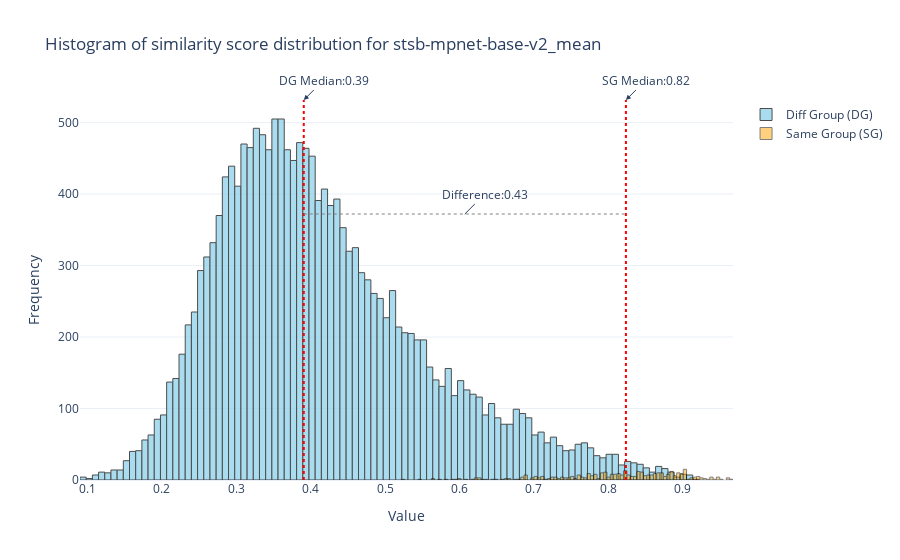
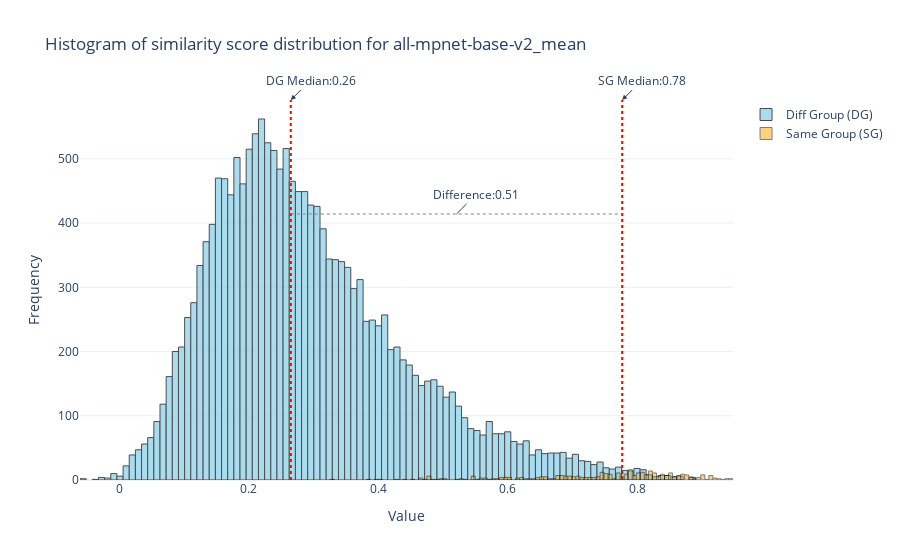

Notebook source saved alongside these figures, in order:
### Code cell
xls = pd.ExcelFile(INPUT_SIMILARITY_SCORE_PATH)
sheet_names = xls.sheet_names

for sheet in sheet_names:
    cosine_sim_df = pd.read_excel(INPUT_SIMILARITY_SCORE_PATH, sheet_name=sheet)

    EMBEDDING_MODEL: str = sheet.split("_")[0]
    SIMILARITY_METRIC: str = sheet.split("_")[1]

    all_col_minus_pagetitle = cosine_sim_df.columns[1:].tolist()
    cosine_melt = pd.melt(
        cosine_sim_df,
        id_vars=cosine_sim_df.columns[0],
        value_vars=all_col_minus_pagetitle,
    )
    cosine_melt = cosine_melt.rename(columns={cosine_melt.columns[0]: "Page Title"})
    cosine_melt["Pair"] = cosine_melt.apply(
        lambda x: {x["Page Title"], x["variable"]}, axis=1
    )
    cosine_melt.drop_duplicates("Pair", inplace=True)
    cosine_melt = cosine_melt.rename(
        columns={"Page Title": "Page Title 1", "variable": "Page Title 2"}
    )

    # Get ground truth for both 'Page Title 1' and 'Page Title 2'
    cosine_melt_ground_truth = pd.merge(
        cosine_melt,
        ground_truth,
        how="inner",
        left_on="Page Title 1",
        right_on="Page Title",
    )

    cosine_melt_ground_truth = pd.merge(
        cosine_melt_ground_truth,
        ground_truth,
        how="inner",
        left_on="Page Title 2",
        right_on="Page Title",
        suffixes=("_1", "_2"),
    )

    # Drop self match
    cosine_melt_ground_truth = cosine_melt_ground_truth[
        cosine_melt_ground_truth["Pair"].apply(lambda x: len(x) != 1)
    ]

    # Split data into cosine pairwise comparisons within the same groundtruth community
    same_group_cosine = cosine_melt_ground_truth[
        cosine_melt_ground_truth["Combine Group ID_1"]
        == cosine_melt_ground_truth["Combine Group ID_2"]
    ]

    # Split data into cosine pairwise comparisons within the diff groundtruth community
    diff_group_cosine = cosine_melt_ground_truth[
        cosine_melt_ground_truth["Combine Group ID_1"]
        != cosine_melt_ground_truth["Combine Group ID_2"]
    ]

    # Get median of both groups
    same_group_median = np.median(same_group_cosine["value"])
    diff_group_median = np.median(diff_group_cosine["value"])

    # Plot histogram
    plot_histogram(same_group_median, diff_group_median)

    # Save results
    model_results = {
        "model": [EMBEDDING_MODEL],
        "similarity_method": [SIMILARITY_METRIC],
        "diff_grp_median": [diff_group_median],
        "same_grp_median": [same_group_median],
        "median difference": [same_group_median - diff_group_median],
    }
    model_results_df = pd.DataFrame(model_results)

    results_filepath = r"..\artifacts\outputs\median_comparison_summary2.csv"

    if os.path.exists(results_filepath):
        results_df = pd.read_csv(results_filepath)
        results_df = pd.concat([results_df, model_results_df])
    else:
        results_df = pd.DataFrame(model_results_df)

    results_df.to_csv(results_filepath, index=False)

### Figure 1 — Plotly figure (JSON) as saved in the notebook; plotly's stock layout.template omitted (floating-point values rounded to 4 significant figures; data arrays with more than 128 entries replaced by an {"elided": "..."} marker saying what was removed)
{"data": [{"marker": {"color": "skyblue", "line": {"color": "black", "width": 1}}, "name": "Diff Group (DG)", "opacity": 0.7, "type": "histogram", "x": {"elided": "17569 float values"}, "xbins": {"end": 0.9215, "size": 0.008311, "start": 0.09044}}, {"marker": {"color": "orange", "line": {"color": "black", "width": 1}}, "name": "Same Group (SG)", "opacity": 0.5, "type": "histogram", "x": {"elided": "383 float values"}, "xbins": {"end": 0.9673, "size": 0.004453, "start": 0.522}}], "layout": {"annotations": [{"arrowhead": 2, "ax": 20, "ay": -20, "showarrow": true, "text": "SG Median:0.82", "x": 0.8235, "xref": "x", "y": 1, "yref": "paper"}, {"arrowhead": 2, "ax": 20, "ay": -20, "showarrow": true, "text": "DG Median:0.39", "x": 0.3909, "xref": "x", "y": 1, "yref": "paper"}, {"ax": 20, "ay": -20, "text": "Difference:0.43", "x": 0.6072, "xref": "x", "y": 0.7, "yref": "paper"}], "barmode": "overlay", "shapes": [{"line": {"color": "red", "dash": "dot", "width": 2}, "type": "line", "x0": 0.8235, "x1": 0.8235, "xref": "x", "y0": 0, "y1": 1, "yref": "paper"}, {"line": {"color": "red", "dash": "dot", "width": 2}, "type": "line", "x0": 0.3909, "x1": 0.3909, "xref": "x", "y0": 0, "y1": 1, "yref": "paper"}, {"line": {"color": "gray", "dash": "dot", "width": 1}, "type": "line", "x0": 0.3909, "x1": 0.8235, "xref": "x", "y0": 0.7, "y1": 0.7, "yref": "paper"}], "title": {"text": "Histogram of similarity score distribution for stsb-mpnet-base-v2_mean"}, "xaxis": {"title": {"text": "Value"}}, "yaxis": {"title": {"text": "Frequency"}}}}

### Figure 2 — Plotly figure (JSON) as saved in the notebook; plotly's stock layout.template omitted (floating-point values rounded to 4 significant figures; data arrays with more than 128 entries replaced by an {"elided": "..."} marker saying what was removed)
{"data": [{"marker": {"color": "skyblue", "line": {"color": "black", "width": 1}}, "name": "Diff Group (DG)", "opacity": 0.7, "type": "histogram", "x": {"elided": "17569 float values"}, "xbins": {"end": 0.8902, "size": 0.009512, "start": -0.06106}}, {"marker": {"color": "orange", "line": {"color": "black", "width": 1}}, "name": "Same Group (SG)", "opacity": 0.5, "type": "histogram", "x": {"elided": "383 float values"}, "xbins": {"end": 0.9482, "size": 0.006225, "start": 0.3257}}], "layout": {"annotations": [{"arrowhead": 2, "ax": 20, "ay": -20, "showarrow": true, "text": "SG Median:0.78", "x": 0.7769, "xref": "x", "y": 1, "yref": "paper"}, {"arrowhead": 2, "ax": 20, "ay": -20, "showarrow": true, "text": "DG Median:0.26", "x": 0.2647, "xref": "x", "y": 1, "yref": "paper"}, {"ax": 20, "ay": -20, "text": "Difference:0.51", "x": 0.5208, "xref": "x", "y": 0.7, "yref": "paper"}], "barmode": "overlay", "shapes": [{"line": {"color": "red", "dash": "dot", "width": 2}, "type": "line", "x0": 0.7769, "x1": 0.7769, "xref": "x", "y0": 0, "y1": 1, "yref": "paper"}, {"line": {"color": "red", "dash": "dot", "width": 2}, "type": "line", "x0": 0.2647, "x1": 0.2647, "xref": "x", "y0": 0, "y1": 1, "yref": "paper"}, {"line": {"color": "gray", "dash": "dot", "width": 1}, "type": "line", "x0": 0.2647, "x1": 0.7769, "xref": "x", "y0": 0.7, "y1": 0.7, "yref": "paper"}], "title": {"text": "Histogram of similarity score distribution for all-mpnet-base-v2_mean"}, "xaxis": {"title": {"text": "Value"}}, "yaxis": {"title": {"text": "Frequency"}}}}
